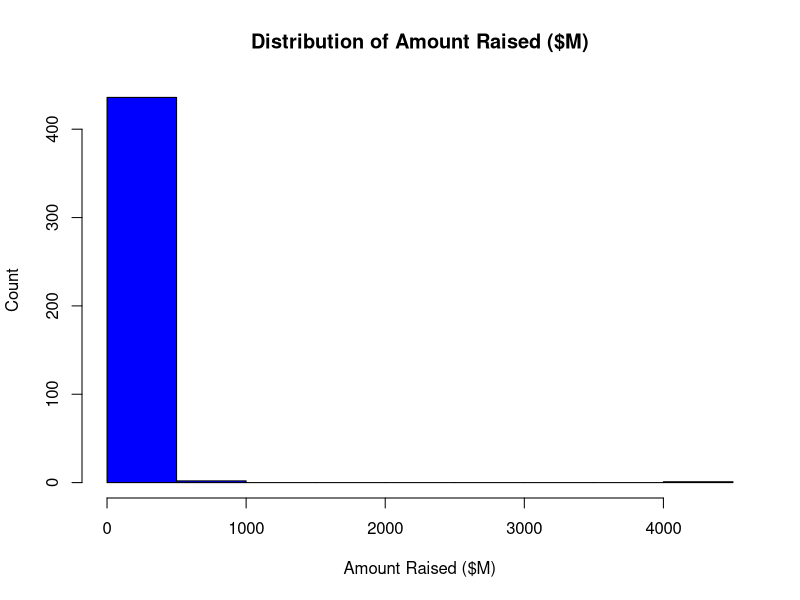
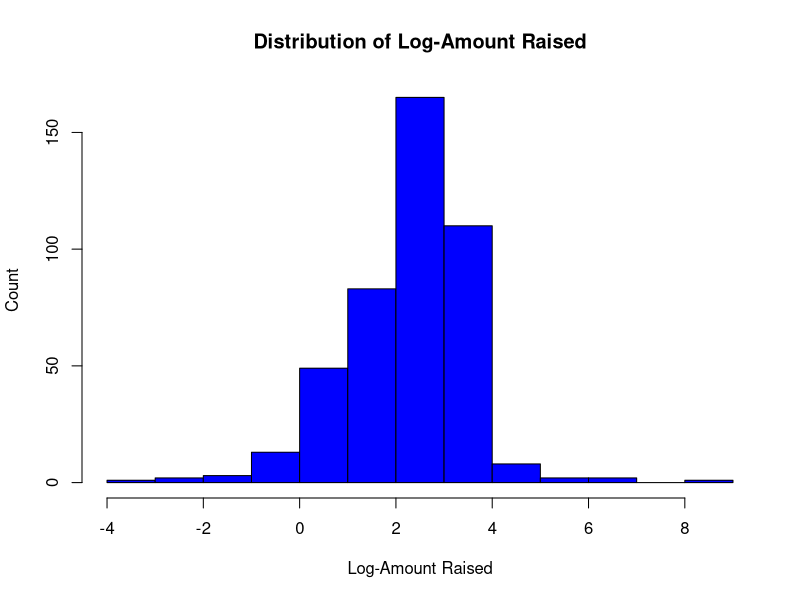
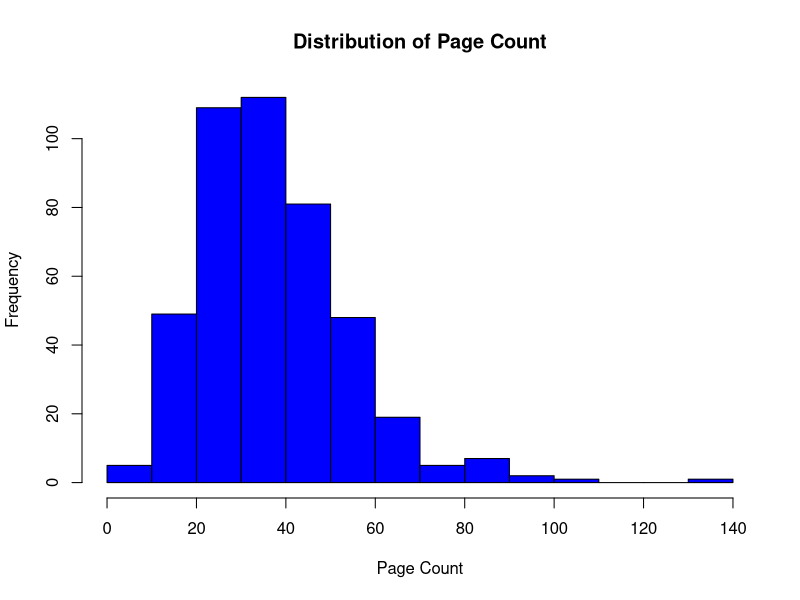
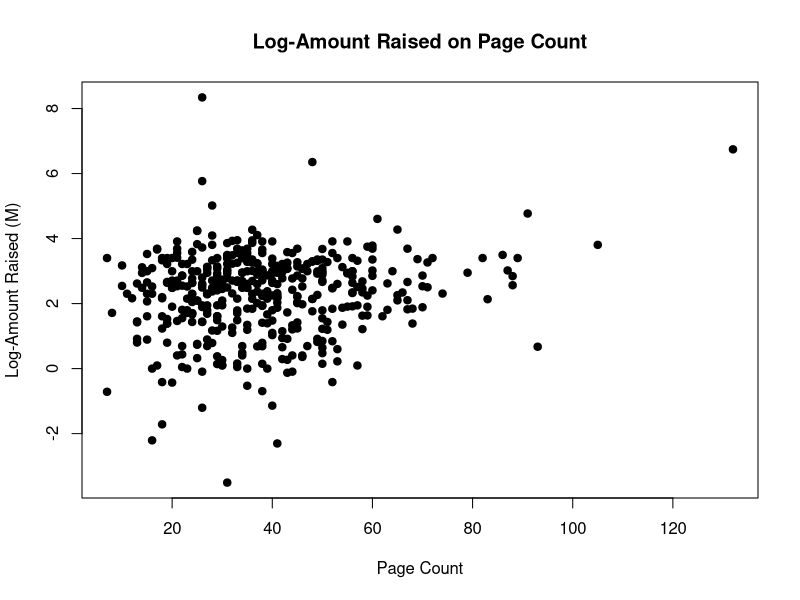
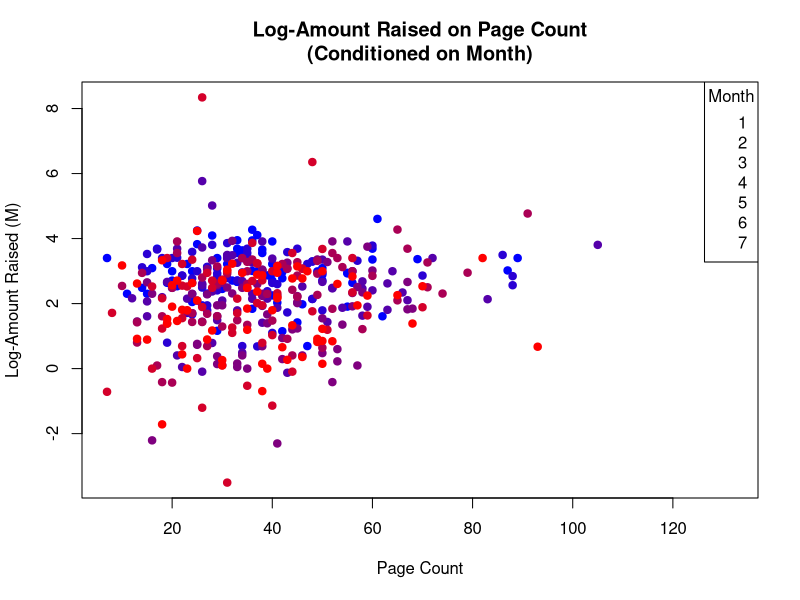

Recreate these plots in R, in order.
## ---- chunk 1
knitr::opts_chunk$set(echo = TRUE)
#packages
library(lubridate)
#helpers
pch_lev = 19
percent_lev = 100
## ---- chunk 2
setwd(dir = "~/Dropbox/crypto_analyses/")
wp_ico_frame <- read.csv("wp_ico.csv",header = TRUE)
## ---- chunk 3
dim(wp_ico_frame)
#more lines than expected; delete statistics rows
colnames(wp_ico_frame)
shit_row_start <- 440
shit_row_vec <- seq(from = shit_row_start,to = dim(wp_ico_frame)[1],
                    by = 1)
wp_ico_frame <- wp_ico_frame[-shit_row_vec,]
dim(wp_ico_frame)
## ---- chunk 4
#cleanup from dollar to numeric
wp_ico_frame$amount_raised_m <- as.numeric(gsub('[$,]', '',
                                           wp_ico_frame$Amount.Raised.in.ICO...M.))
hist(wp_ico_frame$amount_raised_m,
     main = "Distribution of Amount Raised ($M)",
     ylab = "Count",
     xlab = "Amount Raised ($M)",
     col = "blue")
## ---- chunk 5
wp_ico_frame$log_amt_raised_m <- log(wp_ico_frame$amount_raised_m)
hist(wp_ico_frame$log_amt_raised_m,
     main = "Distribution of Log-Amount Raised",
     ylab = "Count",
     xlab = "Log-Amount Raised",
     col = "blue")
## ---- chunk 6
wp_ico_frame$Page.count <- as.numeric(wp_ico_frame$Page.count)
hist(wp_ico_frame$Page.count,
     main = "Distribution of Page Count",
     ylab = "Frequency",
     xlab = "Page Count",
     col = "blue")
## ---- chunk 7
plot(x = wp_ico_frame$Page.count,
     y = wp_ico_frame$log_amt_raised_m,
     pch = pch_lev,
     main = "Log-Amount Raised on Page Count",
     ylab = "Log-Amount Raised (M)",
     xlab = "Page Count")
## ---- chunk 8
init_mod_lm <- lm(log_amt_raised_m ~ Page.count,data = wp_ico_frame)
summary(init_mod_lm)
## ---- chunk 9
page_count_coef <- coefficients(init_mod_lm)["Page.count"]
#log(var) ~ page_count -> var ~ exp(page_count)
page_count_mul = exp(page_count_coef)
amount_raised_increase <- (page_count_mul - 1) * percent_lev
amount_raised_increase
## ---- chunk 10
page_cutoff_of_interest <- 55
wp_ico_frame$above_cutoff <- wp_ico_frame$Page.count >= page_cutoff_of_interest
## ---- chunk 11
cutoff_mod_lm <- lm(log_amt_raised_m ~ above_cutoff,data = wp_ico_frame)
summary(cutoff_mod_lm)
## ---- chunk 12
cutoff_coef <- coefficients(cutoff_mod_lm)["above_cutoffTRUE"]
cutoff_impact_mul <- exp(cutoff_coef)
impact_percent_increase = (cutoff_impact_mul - 1) * percent_lev
impact_percent_increase
## ---- chunk 13
wp_ico_frame$month_of_close <- month(
                                    as.POSIXct(wp_ico_frame$ICO.Close.Date,
                                               format = "%m/%d/%y"))
## ---- chunk 14
#get color vector
col_set <- colorRampPalette(c("blue","red"))
num_months <- length(unique(wp_ico_frame$month_of_close))
col_map_vec <- col_set(num_months)
col_application <- function(month,col_map_vec){
    return(col_map_vec[month])
}
col_application(1,col_map_vec)
col_row_vec <- sapply(wp_ico_frame$month_of_close,
                      col_application,
                      col_map_vec = col_map_vec)
#then plot
plot(x = wp_ico_frame$Page.count,
     y = wp_ico_frame$log_amt_raised_m,
     pch = pch_lev,
     col = col_row_vec,
     main = "Log-Amount Raised on Page Count\n(Conditioned on Month)",
     ylab = "Log-Amount Raised (M)",
     xlab = "Page Count")
legend("topright",legend = unique(wp_ico_frame$month_of_close),
       col = col_map_vec,title = "Month")
## ---- chunk 15
month_conditoned_lm <- lm(log_amt_raised_m ~ above_cutoff + as.factor(month_of_close),
                          data = wp_ico_frame)
summary(month_conditoned_lm)
